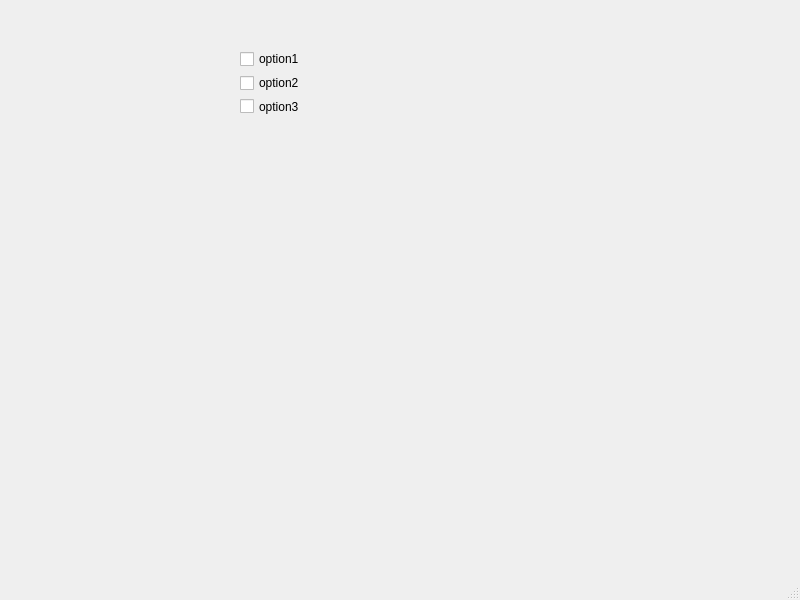
<?xml version="1.0" encoding="UTF-8"?>
<ui version="4.0">
 <class>MainWindow</class>
 <widget class="QMainWindow" name="MainWindow">
  <property name="geometry">
   <rect>
    <x>0</x>
    <y>0</y>
    <width>800</width>
    <height>600</height>
   </rect>
  </property>
  <property name="windowTitle">
   <string>MainWindow</string>
  </property>
  <widget class="QWidget" name="centralwidget">
   <widget class="QWidget" name="">
    <property name="geometry">
     <rect>
      <x>240</x>
      <y>50</y>
      <width>61</width>
      <height>65</height>
     </rect>
    </property>
    <layout class="QVBoxLayout" name="verticalLayout">
     <item>
      <widget class="QCheckBox" name="checkBox">
       <property name="text">
        <string>option1</string>
       </property>
      </widget>
     </item>
     <item>
      <widget class="QCheckBox" name="checkBox_2">
       <property name="text">
        <string>option2</string>
       </property>
      </widget>
     </item>
     <item>
      <widget class="QCheckBox" name="checkBox_3">
       <property name="text">
        <string>option3</string>
       </property>
      </widget>
     </item>
    </layout>
   </widget>
  </widget>
  <widget class="QMenuBar" name="menubar">
   <property name="geometry">
    <rect>
     <x>0</x>
     <y>0</y>
     <width>800</width>
     <height>21</height>
    </rect>
   </property>
  </widget>
  <widget class="QStatusBar" name="statusbar"/>
 </widget>
 <resources/>
 <connections/>
</ui>
